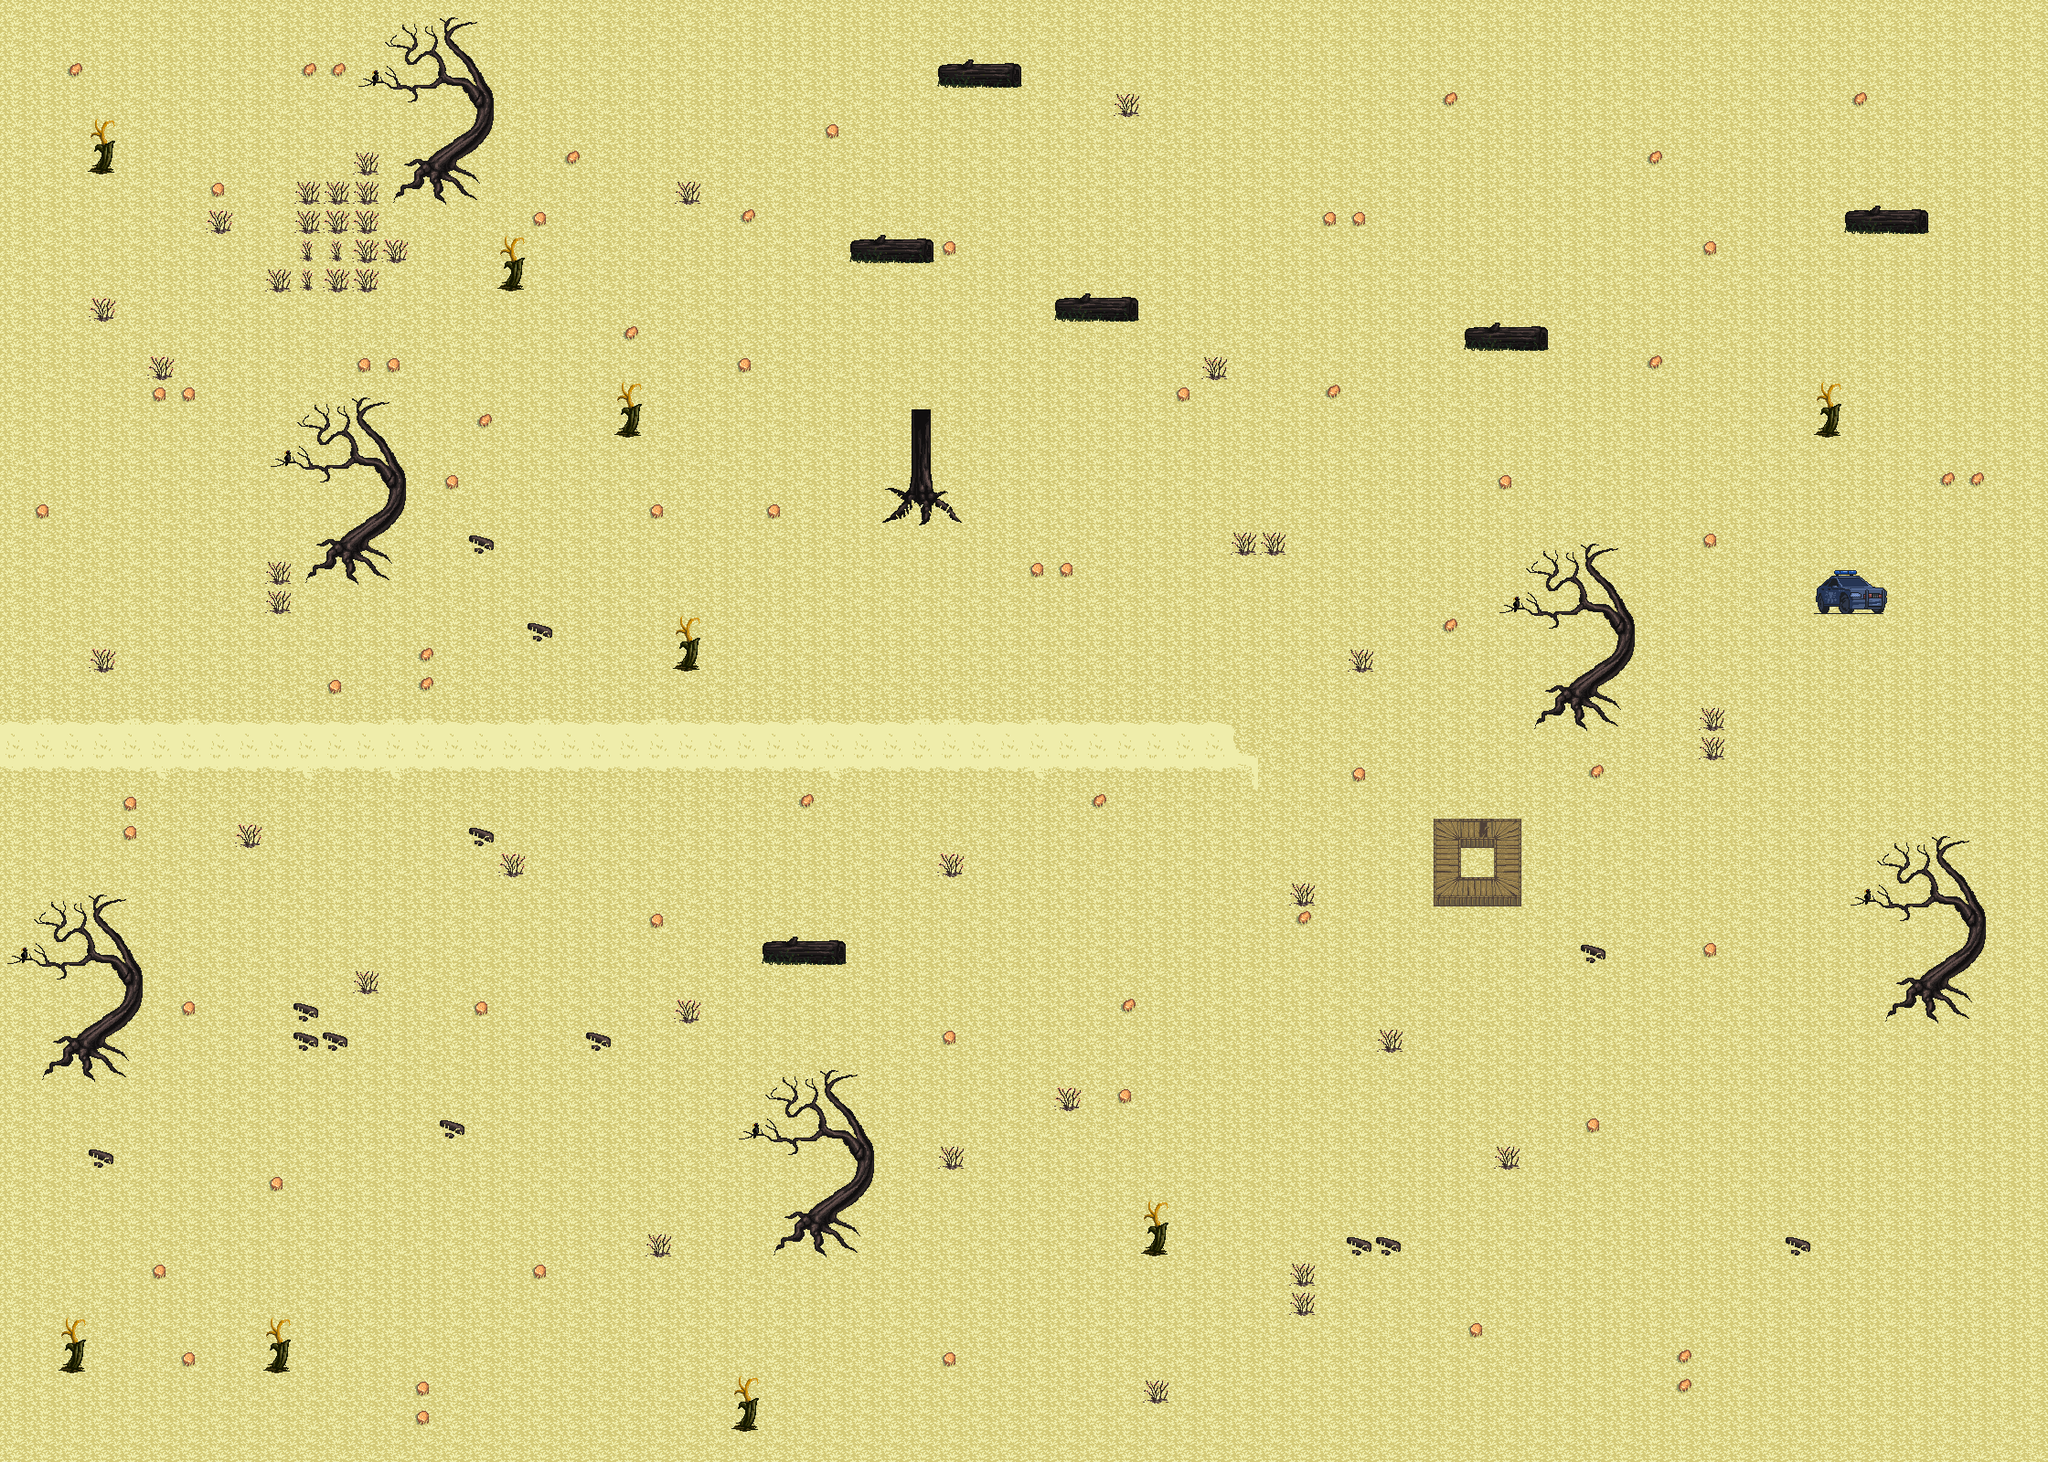

This game map was drawn from its Tiled (.tmx) file and the tilesets committed beside it. A one-line description and the trimmed map source follow:
An orthogonal 70x50 tile map with 32x32 px tiles, 4 tile layers (background, blockeds, thingies, foreground).

<map version="1.8" tiledversion="1.8.4" orientation="orthogonal" renderorder="right-down" width="70" height="50" tilewidth="32" tileheight="32" infinite="0" nextlayerid="8" nextobjectid="1">
 <tileset firstgid="1" source="tsempe.tsx" />
 <layer id="3" name="background" width="70" height="50">
  <data>[3500 cells, 3500 non-empty, 12 distinct tile ids]</data>
 </layer>
 <layer id="4" name="blockeds" width="70" height="50">
  <data>[3500 cells, 97 non-empty, 34 distinct tile ids]</data>
 </layer>
 <layer id="5" name="thingies" width="70" height="50">
  <data>[3500 cells, 120 non-empty, 6 distinct tile ids]</data>
 </layer>
 <layer id="7" name="foreground" width="70" height="50">
  <data>[3500 cells, 125 non-empty, 22 distinct tile ids]</data>
 </layer>
</map>
